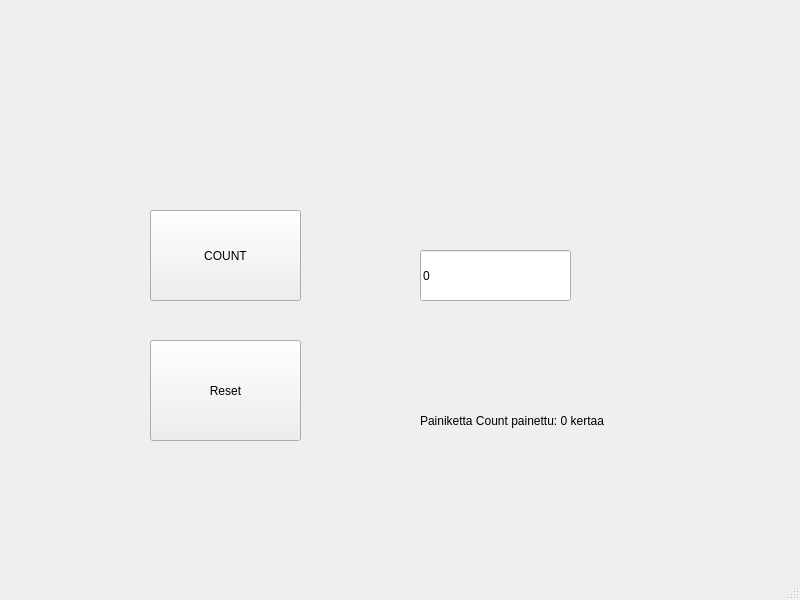
<?xml version="1.0" encoding="UTF-8"?>
<ui version="4.0">
 <class>MainWindow</class>
 <widget class="QMainWindow" name="MainWindow">
  <property name="geometry">
   <rect>
    <x>0</x>
    <y>0</y>
    <width>800</width>
    <height>600</height>
   </rect>
  </property>
  <property name="windowTitle">
   <string>MainWindow</string>
  </property>
  <widget class="QWidget" name="centralwidget">
   <widget class="QPushButton" name="BtnCount">
    <property name="geometry">
     <rect>
      <x>150</x>
      <y>210</y>
      <width>151</width>
      <height>91</height>
     </rect>
    </property>
    <property name="text">
     <string>COUNT</string>
    </property>
   </widget>
   <widget class="QPushButton" name="BtnReset">
    <property name="geometry">
     <rect>
      <x>150</x>
      <y>340</y>
      <width>151</width>
      <height>101</height>
     </rect>
    </property>
    <property name="text">
     <string>Reset</string>
    </property>
   </widget>
   <widget class="QLineEdit" name="txtResult">
    <property name="geometry">
     <rect>
      <x>420</x>
      <y>250</y>
      <width>151</width>
      <height>51</height>
     </rect>
    </property>
    <property name="text">
     <string>0</string>
    </property>
   </widget>
   <widget class="QLabel" name="label">
    <property name="geometry">
     <rect>
      <x>420</x>
      <y>400</y>
      <width>201</width>
      <height>41</height>
     </rect>
    </property>
    <property name="text">
     <string>Painiketta Count painettu: 0 kertaa</string>
    </property>
   </widget>
  </widget>
  <widget class="QMenuBar" name="menubar">
   <property name="geometry">
    <rect>
     <x>0</x>
     <y>0</y>
     <width>800</width>
     <height>20</height>
    </rect>
   </property>
  </widget>
  <widget class="QStatusBar" name="statusbar"/>
 </widget>
 <resources/>
 <connections/>
</ui>
